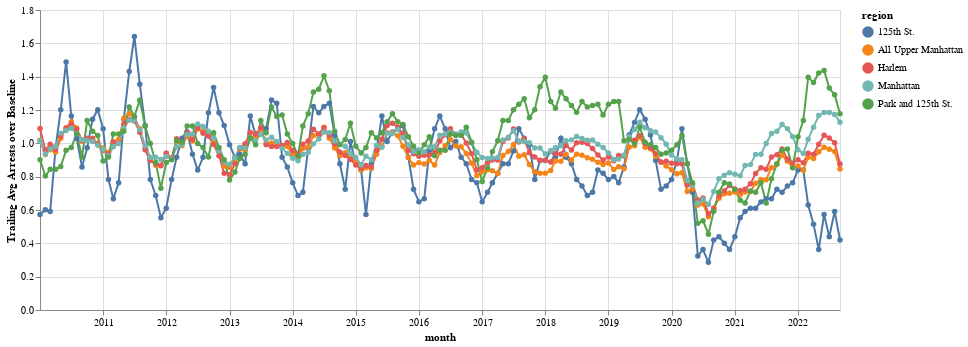

The notebook cell this image was saved under:
### Code cell
(altair.Chart(arrests_by_district_df)
    .mark_line(point=altair.OverlayMarkDef(color='year'))
    .encode(
        x='month:T',
        y="Trailing Avg Arrests over Baseline",
        color='region',
    ).properties(
        width=800,
        height=300
    )
)

### Figure 1 — Vega-Lite specification as saved in the notebook (floating-point values rounded to 4 significant figures; data arrays with more than 128 entries replaced by an {"elided": "..."} marker saying what was removed)
{"$schema": "https://vega.github.io/schema/vega-lite/v4.17.0.json", "config": {"view": {"continuousHeight": 300, "continuousWidth": 400}}, "data": {"name": "data-3049692323b752dbac792e137b23024a"}, "datasets": {"data-3049692323b752dbac792e137b23024a": {"elided": "765 records"}}, "encoding": {"color": {"field": "region", "type": "nominal"}, "x": {"field": "month", "type": "temporal"}, "y": {"field": "Trailing Avg Arrests over Baseline", "type": "quantitative"}}, "height": 300, "mark": {"point": {"color": "year"}, "type": "line"}, "width": 800}
